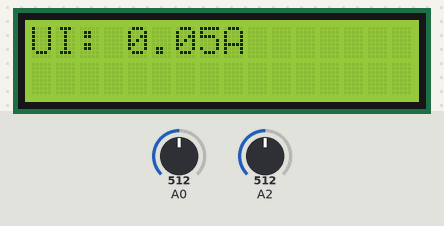
Bench run of a sketch on a simulated Arduino Uno, built with avr-gcc and run on an emulated ATmega328P. On the bench: 16×2 character LCD. The test bench sets the inputs (shaded band); at power-on: A2 = 512, A0 = 512. What the sketch prints to the serial monitor is not drawn.

Above: at 1.7 s.
1.8 s: A2 set to 716
At 3.4 s:
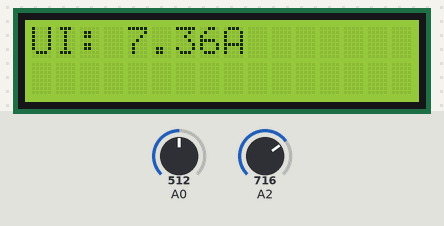
4.1 s: A2 set to 900
At 5.1 s:
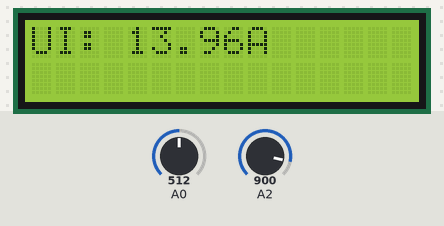
6.1 s: A2 set to 800
At 7.8 s:
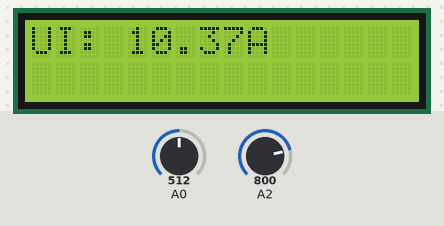
8.1 s: A2 set to 782
At 9.7 s:
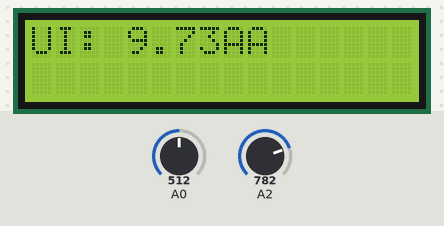
Timing chart, 0 to 11.2 s (numbered marks = the images above; inputs shaded):
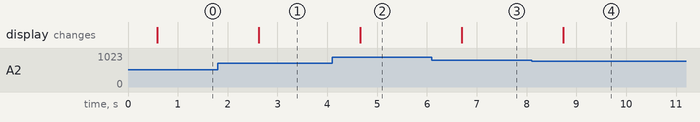

Measured:
- the behaviour switches between 790 and 789 on A2 (found by bisection; images 3 and 4)
- after the input at 1.8 s, the display: changes after 0.82 s (image 1)
- after the input at 4.1 s, the display: changes after 0.56 s (image 2)
- after the input at 6.1 s, the display: changes after 0.60 s (image 3)
- after the input at 8.1 s, the display: changes after 0.63 s (image 4)

The sketch:

sketch_oct11a.ino
```cpp
/*
*  LCM1602 & Arduino Uno
*  VCC - > 5 V
*  GND - GND
*  SCL -> A5
*  SDA -> A4
*/

#include <Wire.h>   // standardowa biblioteka Arduino
#include <LiquidCrystal_I2C.h> // dolaczenie pobranej biblioteki I2C dla LCD

LiquidCrystal_I2C lcd(0x27, 2, 1, 0, 4, 5, 6, 7, 3, POSITIVE);  // Ustawienie adresu ukladu na 0x27

#define volPin  A0;            // potencjometr podłączony do A0
#define curPin A2;       // przycisk


int vol = 0;
int cur = 0;


void setup()
{
  pinMode(vol, INPUT);
  pinMode(cur, INPUT);


  Serial.begin(9600);
  lcd.begin(16,2);   // Inicjalizacja LCD 2x16

  lcd.backlight(); // zalaczenie podwietlenia
 lcd.clear();
  delay(500);
   //Ustawienie kursora w pozycji 0,0 (drugi wiersz, pierwsza kolumna)

}
// 31 do 65535 Hz, na zmiane o jeden przypada zmiana o częstotliowść 63,5
void loop()
{
  lcd.setCursor(0,0);
 lcd.print("U: ");
  vol = analogRead(A0);
  double voltage = vol*0.0146;
  lcd.print(voltage);
  lcd.print("V");
  Serial.print("V");
   Serial.println(voltage);

  lcd.setCursor(1,0);
  lcd.print("I: ");
  cur = analogRead(A2);
  double current = 36.7*0.0048828125*cur/5 - 18.3;
  lcd.print(current);
  lcd.print("A");
  Serial.println(current);
  Serial.println("--");
  delay(1000);

}
```
